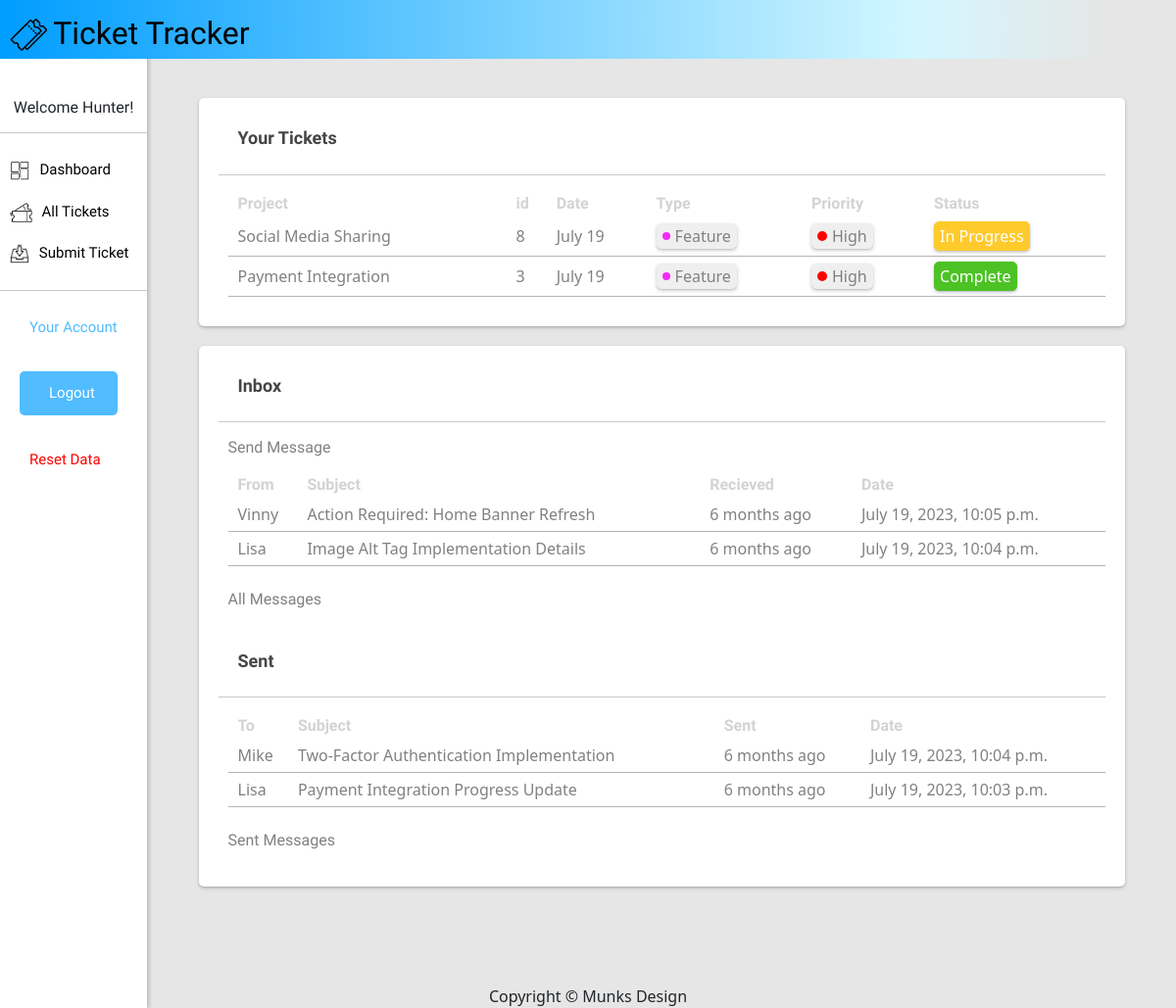
/account/ (signed in), run on an earlier commit of the app's database.
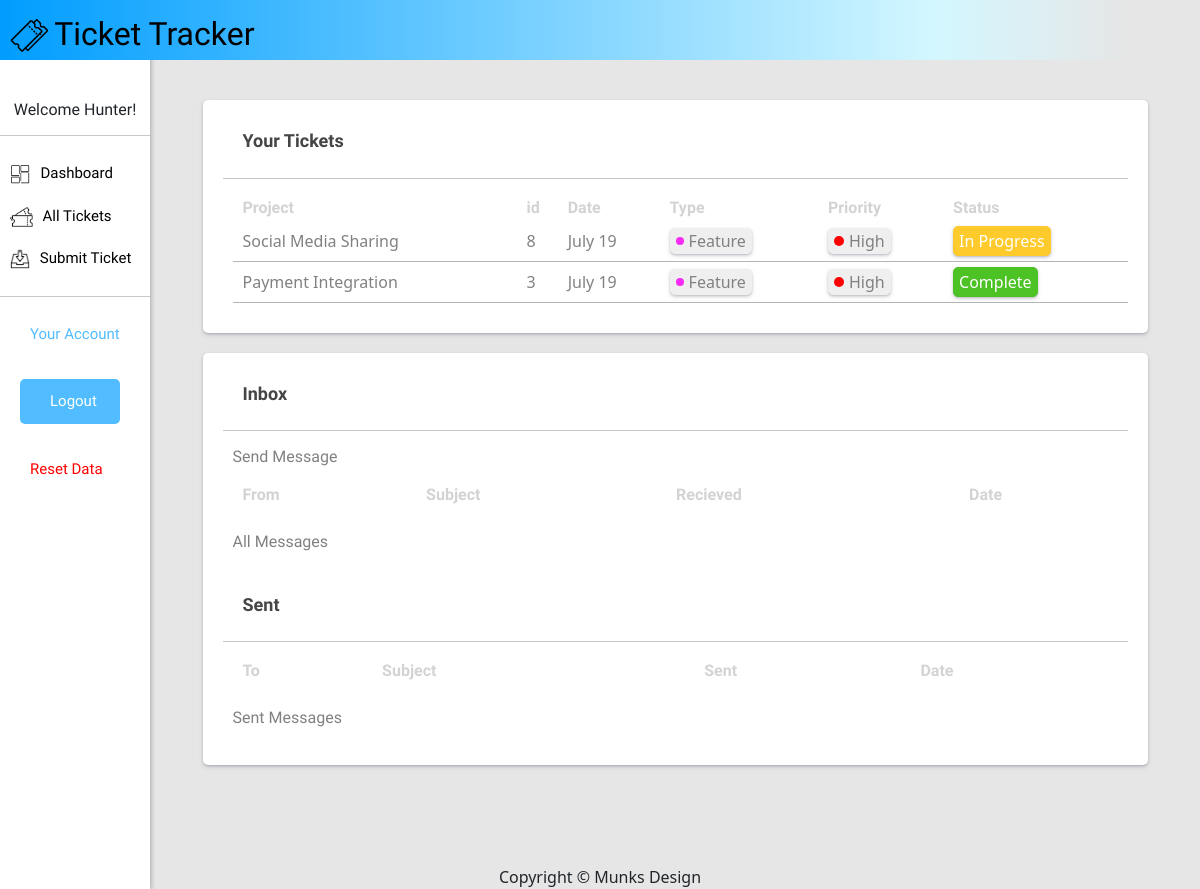
And on a later commit of the database.
### mainapp/models.py (models this page shows, shortened)
class Ticket(models.Model):
    class Status(models.TextChoices):
        ACTIVE = 'Active', 'Active'
        COMPLETE = 'Complete', 'Complete'
        BACKLOG = 'Backlog', 'Backlog'
    class Priority(models.TextChoices):
        HIGH = 'High', 'High'
        LOW = 'Low', 'Low'
    class Type(models.TextChoices):
        BUG = 'Bug', 'Bug'
        FEATURE = 'Feature', 'Feature'
        MODIFY = 'Modify', 'Modify'
    title = models.CharField(max_length=30)
    description = models.TextField(max_length=500)
    author = models.ForeignKey(User, on_delete=models.PROTECT, related_name='ticket_submission')
    participants = models.ForeignKey(User, on_delete=models.PROTECT, related_name='participants', default='')
    created = models.DateTimeField(auto_now_add=True)
    updated = models.DateTimeField(auto_now=True)
    type = models.CharField(max_length=10, choices=Type.choices, default=Type.BUG)
    priority = models.CharField(max_length=10, choices=Priority.choices, default=Priority.LOW)
    status = models.CharField(max_length=10, choices=Status.choices, default=Status.BACKLOG)
    comments = models.TextField(blank=True)
    attachment = models.FileField(upload_to='ticket_attachments/', blank=True, null=True)
    objects = models.Manager()
    published = PublishedManager()
    class Meta:
        ordering = ['-created']
        indexes = [
            models.Index(fields=['-created'])
        ]

class Message(models.Model):
    sender = models.ForeignKey(User, related_name='sent_messages', on_delete=models.CASCADE)
    recipient = models.ForeignKey(User, related_name='received_messages', on_delete=models.CASCADE)
    subject = models.CharField(max_length=255)
    body = models.TextField()
    sent_at = models.DateTimeField(auto_now_add=True)
    read = models.BooleanField(default=False)
    class Meta:
        ordering = ['-sent_at']

### mainapp/views.py (the view)
# urls.py: path('account/', views.account, name='account'),
@login_required
def account(request):
    user_tickets = Ticket.objects.filter(participants=request.user)
    recieved_messages = Message.objects.filter(recipient=request.user).order_by('-sent_at')[:5]
    sent_messages = Message.objects.filter(sender=request.user).order_by('-sent_at')[:5]
    if request.method == 'POST':
        form = SendMessage(request.POST)
        if form.is_valid():
            try:
                recipient_id = form.cleaned_data['recipient']
                recipient = get_user_model().objects.get(id=recipient_id.id)
                message = Message(
                    sender=request.user,
                    recipient=recipient,
                    subject=form.cleaned_data['subject'],
                    body=form.cleaned_data['body']
                )
                message.save()
                messages.success(request, "Message Sent" )
                return redirect('account')
            except User.DoesNotExist:
                form.add_error('recipient', 'Recipient does not exist.')
    else:
        recipient_id = request.GET.get('recipient')
        initial_data = {'recipient': recipient_id} if recipient_id else None
        form = SendMessage(initial=initial_data)
        form.fields['recipient'].queryset = get_user_model().objects.exclude(id=request.user.id)
    context = {'user_tickets': user_tickets, 'messages': recieved_messages, 'sent_messages': sent_messages, 'form': form}
    return render(request, 'account/account.html', context)

### mainapp/templates/account/account.html (shortened to what this page needs)
{% extends 'base.html' %} {% load static %} {% load humanize %} {% block content %}
<div>{% include 'sidebar.html' %}</div>
<div class="flex-container">
	<div class="box">
		<div>
			<h4 class="subtitle">Your Tickets</h4>
			<hr />
			<div class="main-text-dash">
				<table class="bordered-table" style="width: 100%">
					<tr class="list-headings">
						<p><th>Project</th></p>
						<p><th>id</th></p>
						<p><th>Date</th></p>
						<p><th>Type</th></p>
						<p><th>Priority</th></p>
						<p><th>Status</th></p>
					</tr>
					{% for ticket in user_tickets %}
					<tr>
						<p>
							<td>
								<a class="ticket-link" href="{% url 'ticket-room' ticket.id %}"
									>{{ticket.title}}</a
								>
							</td>
						</p>
						<p><td>{{ticket.id}}</td></p>
						<p><td>{{ticket.created|date:"F d"}}</td></p>
						{% if ticket.type == 'Bug' %}
						<p>
							<td>
								<div class="tps-container">
									<div class="colored-dot">
										<div class="dot" id="bug"></div>
										<div>{{ticket.type}}</div>
									</div>
								</div>
							</td>
						</p>
						{% elif ticket.type == 'Feature' %}
						<p>
							<td>
								<div class="tps-container">
									<div class="colored-dot">
										<div class="dot" id="feature"></div>
										<div>{{ticket.type}}</div>
									</div>
								</div>
							</td>
						</p>
						{% endif %} {% if ticket.priority == 'High' %}
						<p>
							<td>
								<div class="tps-container">
									<div class="colored-dot">
										<div class="dot" id="high"></div>
										<div>{{ticket.priority}}</div>
									</div>
								</div>
							</td>
						</p>
						{% endif %}
						<p>
							{% if ticket.status == 'Active' %}
							<td><div class="ticket-active">In Progress</div></td>
							{% elif ticket.status == 'Complete' %}
							<td><div class="ticket-complete">Complete</div></td>
							{% endif %}
						</p>
					</tr>
					{% endfor %}
				</table>
			</div>
		</div>
	</div>
	<div class="box">
		<div>
			<h4 class="subtitle">Inbox</h4>
			<hr />
			<div class="main-text-dash">
				<h6>
					<a class="inbox-link" onclick="openPopup('message')" href="#"
						>Send Message</a
					>
				</h6>
				<table class="bordered-table">
					<tr class="list-headings">
						<p><th>From</th></p>
						<p><th>Subject</th></p>
						<p><th>Recieved</th></p>
						<p><th>Date</th></p>
					</tr>
					{% for message in messages %}
					<tr>
						<p><td>{{message.sender}}</td></p>
						<p>
							<td>
								<a class="ticket-link" href="{% url 'message' message.id %}"
									>{{message.subject}}</a
								>
							</td>
						</p>
						<p>
							<td>{{message.sent_at|timesince}} ago</td>
						</p>
						<p>
							<td>{{message.sent_at}}</td>
						</p>
					</tr>
					{% endfor %}
				</table>
				<br />
				<h6>
					<a class="inbox-link" href="{% url 'all-messages' %}"
						>All Messages</a
					>
				</h6>
			</div>
		</div>
		<br />
		<div>
			<h4 class="subtitle">Sent</h4>
			<hr />
			<div class="main-text-dash">
				<table class="bordered-table">
					<tr class="list-headings">
						<p><th>To</th></p>
						<p><th>Subject</th></p>
						<p><th>Sent</th></p>
						<p><th>Date</th></p>
					</tr>
					{% for message in sent_messages %}
					<tr>
						<p><td>{{message.recipient}}</td></p>
						<p>
							<td>
								<a class="ticket-link" href="{% url 'message' message.id %}"
									>{{message.subject}}</a
								>
							</td>
						</p>
						<p><td>{{message.sent_at|timesince}} ago</td></p>
						<p><td>{{message.sent_at}}</td></p>
					</tr>
					{% endfor %}
				</table>
				<br />
				<h6>
					<a class="inbox-link" href="{% url 'sent-messages' %}"
						>Sent Messages</a
					>
				</h6>
			</div>
		</div>
	</div>
</div>
{% endblock %}

### mainapp/templates/base.html (shortened to what this page needs)
{% load custom_tags %} {% load static %}
<!DOCTYPE html>
<html>
	<head>
		<link href="{% static 'css/base.css' %}" rel="stylesheet" />
		<link
			href="https://cdn.jsdelivr.net/npm/bootstrap@5.3.0/dist/css/bootstrap.min.css"
			rel="stylesheet"
 />
	</head>
	<body style="background-color: #e6e6e6">
		<nav id="navbar">
			<div id="header">
				<img
					src="{% static 'images/ticket-image.png' %}"
					alt="logo"
					class="logo" />
				<span class="title"
					><a
						href="{% url 'dashboard' %}"
						style="color: black; text-decoration: none"
						>Ticket Tracker</a
					></span
				>
			</div>
		</nav>
		<div id="content">{% block content %} {% endblock %}</div>
		<div style="text-align: center; padding-top: 100px">
			Copyright © Munks Design
		</div>
	</body>
</html>

### mainapp/templates/sidebar.html
{% load static %}
<div class="sidebar">
	<div class="sidebar-content">
		<div class="welcome-sidebar" style="text-align: center">
			<h6>Welcome {{request.user}}!</h6>
			<hr />
		</div>
		<div>
			<a href="{% url 'dashboard' %}"
				><img
					src="{% static 'images/dashboard-image.png' %}"
					style="height: 20px; padding-right: 10px" />Dashboard</a
			>
		</div>
		<a href="{% url 'all-tickets' %}"
			><img
				src="{% static 'images/tickets.png' %}"
				style="height: 20px; padding-right: 10px" />All Tickets</a
		>
		{% if user.is_authenticated and user.is_staff %}
		<a href="{% url 'ticket-submission'%}?author={{user.id}}"
			><img
				src="{% static 'images/submit-image.png' %}"
				style="height: 20px; padding-right: 10px" />Submit Ticket</a
		>
		{% endif %}
		<hr />
		<a href="{% url 'account' %}" style="padding-left: 30px">Your Account</a>
		<br />
		{% if request.user.is_authenticated %}
		<div class="logout-container">
			<button class="logout-button">
				<a href="{% url 'logout' %}" style="color: white;">Logout</a>
			</button>
		</div>
		<br>
		<div class="data-reset">
			<a href="{% url 'reset-data' %}" style="padding-left: 30px; color: red;">Reset Data</a>
		</div>
	</div>
	{% endif %}
</div>

### mainapp/templates/send_message_popup.html (shortened to what this page needs)
{% load crispy_forms_tags %}

### mainapp/static/css/base.css (style rules this page uses)
body { margin: 0; }
p { font-family: "Libre Franklin", sans-serif; }
h6 { font-family: "Libre Franklin", sans-serif; font-weight: 900; color: #d3d3d3; }
hr { z-index: 10; position: relative; }
.logout-button { background-color: rgb(81, 188, 255); border: none; border-radius: 5px; cursor: pointer; text-align: left; width: 100px; padding-left: 20px; }
.logout-container { margin-left: 20px; }
.logout-container a { color: white; padding-left: 10px; }
nav { background: rgb(0, 157, 255); background: linear-gradient( 90deg, rgba(0, 157, 255, 1) 0%, rgba(211, 247, 255, 1) 78%, rgba(230, 230, 230, 1) 94% ); height: 60px; position: sticky; top: 0; z-index: 100; width: 100%; }
#header { padding: 10px; }
th { color: #d3d3d3; font-family: "Libre Franklin", sans-serif; padding-left: 10px; }
td { color: #818181; font-weight: 500; padding-bottom: 5px; padding-left: 10px; }
.bordered-table { width: 100%; }
.bordered-table td { border-bottom: 1px solid #b4b4b4; padding-top: 5px; }
.logo { height: 50px; padding-bottom: 10px; }
.title { font-size: 2rem; font-family: "Staatliches", cursive; }
.subtitle { padding: 10px; margin-left: 10px; font-family: "Libre Franklin", sans-serif; font-weight: bold; color: #454545; font-size: large; }
.main-text-dash { padding-left: 10px; }
.sidebar { height: 100%; width: 150px; position: fixed; top: 0; left: 0; background-color: #ffffff; overflow-x: hidden; padding-top: 100px; box-shadow: 2px 0 4px rgba(0, 0, 0, 0.2); }
.sidebar a { padding: 10px; text-decoration: none; font-size: 15px; color: #000000; display: block; font-family: "Libre Franklin", sans-serif; }
.sidebar a.active { color: rgb(81, 188, 255); }
.ticket-link { text-decoration: none; color: #818181; }
.inbox-link { text-decoration: none; color: #818181; }
.flex-container { flex: 1; flex-wrap: wrap; justify-content: space-around; margin-left: 150px; padding-top: 20px; }
.box { flex: 1; margin-top: 20px; border-radius: 20px; margin-left: 5%; margin-right: 5%; height: fit-content; border-radius: 5px; padding: 20px; padding-bottom: 30px; background-color: white; box-shadow: rgba(50, 50, 93, 0.25) 0px 2px 5px -1px, rgba(0, 0, 0, 0.3) 0px 1px 3px -1px; }
.ticket-complete { border: 1px solid #4cc225; border-radius: 5px; width: fit-content; padding: 2px; padding-left: 5px; padding-right: 5px; background-color: #4cc225; color: white; box-shadow: rgba(50, 50, 93, 0.25) 0px 2px 5px -1px, rgba(0, 0, 0, 0.3) 0px 1px 3px -1px; }
.ticket-active { border: 1px solid #ffca2b; border-radius: 5px; width: fit-content; padding: 2px; padding-left: 5px; padding-right: 5px; background-color: #ffca2b; color: white; box-shadow: rgba(50, 50, 93, 0.25) 0px 2px 5px -1px, rgba(0, 0, 0, 0.3) 0px 1px 3px -1px; }
.colored-dot { display: flex; align-items: center; }
.dot { width: 10px; height: 10px; border-radius: 50%; margin-right: 5px; }
#feature { background-color: #f62bf6; width: 8px; height: 8px; }
#high { background-color: #ff0000; }
.tps-container { border: 1px solid #efefef; border-radius: 5px; width: fit-content; padding-left: 5px; padding-right: 5px; background-color: #efefef; box-shadow: rgba(50, 50, 93, 0.25) 0px 2px 5px -1px, rgba(0, 0, 0, 0.3) 0px 1px 3px -1px; }

What changed in the data, as far as the page shows it:
removed Message: sender "Vinny", subject "Action Required: Home Banner Refresh", sent_at "6 months", sent_at "July 19, 2023, 10:05 p.m.", shown under "Send Message"
removed Message: sender "Lisa", subject "Image Alt Tag Implementation Details", sent_at "6 months", sent_at "July 19, 2023, 10:04 p.m.", shown under "Send Message"
removed Message: recipient "Mike", subject "Two-Factor Authentication Implementation", sent_at "6 months", sent_at "July 19, 2023, 10:04 p.m.", shown under "Sent"
removed Message: recipient "Lisa", subject "Payment Integration Progress Update", sent_at "6 months", sent_at "July 19, 2023, 10:03 p.m.", shown under "Sent"
